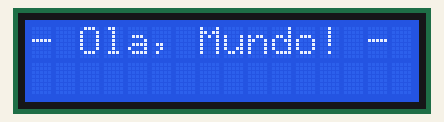
Recording of a sketch running on a simulated Arduino Uno, built with avr-gcc and run on an emulated ATmega328P. Shown: 16×2 character LCD.

Above: at 0.1 s.
At 5.1 s:
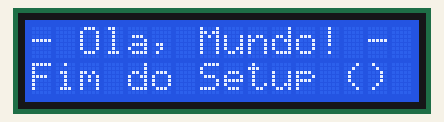
At 10.1 s:
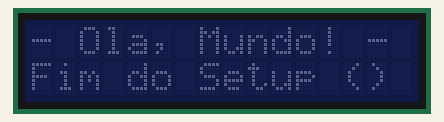
At 14.2 s:
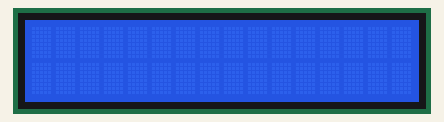

The sketch:

TesteDisplay.ino
```cpp
/*
     CÓDIGO:  Q0624
     AUTOR:   BrincandoComIdeias
     LINK:    https://www.youtube.com/brincandocomideias ; https://cursodearduino.net/ ; https://cursoderobotica.net
     COMPRE:  https://www.arducore.com.br/
     SKETCH:  Exemplo LiquidCrystal_I2C
     DATA:    11/02/2020
*/

// INCLUSÃO DE BIBLIOTECAS
#include <Wire.h>
#include <LiquidCrystal_I2C.h>

// DEFINIÇÕES
#define endereco  0x30 // Endereços comuns: 0x27, 0x3F
#define colunas   16
#define linhas    2

// INSTANCIANDO OBJETOS
LiquidCrystal_I2C lcd(endereco, colunas, linhas);

void setup() {
  lcd.init(); // INICIA A COMUNICAÇÃO COM O DISPLAY
  lcd.backlight(); // LIGA A ILUMINAÇÃO DO DISPLAY
  lcd.clear(); // LIMPA O DISPLAY

  lcd.print("- Ola, Mundo! -");
  delay(5000); // DELAY DE 5 SEGUNDOS
  lcd.setCursor(0, 1); // POSICIONA O CURSOR NA PRIMEIRA COLUNA DA LINHA 2
  lcd.print("Fim do Setup ()");
  delay(5000); // DELAY DE 5 SEGUNDOS

  lcd.noBacklight(); // DESLIGA A ILUMINAÇÃO DO DISPLAY
  delay(2000); // DELAY DE 2 SEGUNDOS
  lcd.backlight(); // LIGA A ILUMINAÇÃO DO DISPLAY
  delay(2000); // DELAY DE 2 SEGUNDOS

  lcd.clear(); // LIMPA O DISPLAY
  //lcd.noBacklight(); // DESLIGA A ILUMINAÇÃO DO DISPLAY
}

void loop() {

  lcd.clear();
  delay(2500);
  lcd.print("- Ola, Mundo! -");
  lcd.setCursor(0, 1); // POSICIONA O CURSOR NA PRIMEIRA COLUNA DA LINHA 2
  lcd.print("Fim do Setup ()");
  delay(2500);

}
```

Measured:
- what the display in image 1 shows lasts 5.0 s, from 5.1 s to 10.1 s
- what the display in image 2 shows lasts 2.0 s, from 10.1 s to 12.1 s
- what the display in image 3 shows lasts 2.5 s, from 14.1 s to 16.6 s
